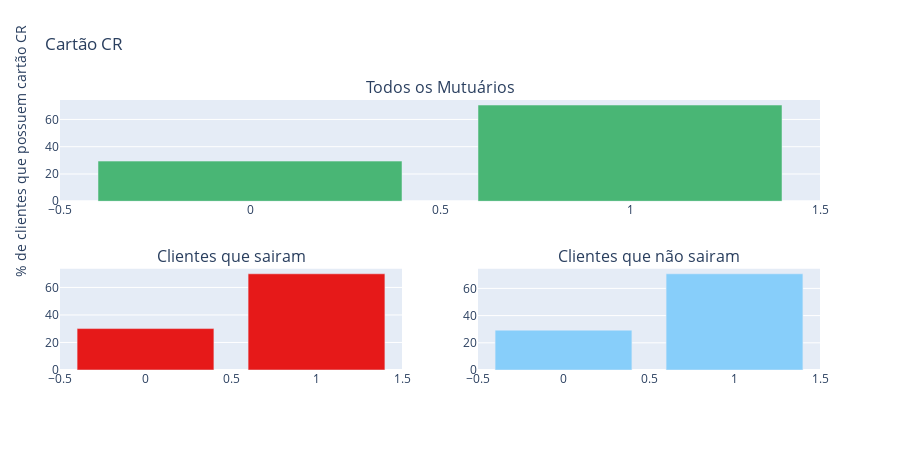

Source (notebook cell):
### Markdown cell above
### 2.4.4 Cartão CR

### Code cell
trace0, trace1, trace2 =  draw_bar_plot_vert("HasCrCard", df)
fig = tools.make_subplots(rows=2, cols=2, specs=[[{'colspan': 2}, None], [{}, {}]], print_grid=False,
                          subplot_titles = ["Todos os Mutuários", "Clientes que sairam" ,"Clientes que não sairam"])
fig.append_trace(trace0, 1, 1)
fig.append_trace(trace1, 2, 1);
fig.append_trace(trace2, 2, 2);
fig['layout'].update(height=450, width= 900, showlegend=False, margin=dict(l=60), title = "Cartão CR");
fig['layout']['yaxis'].update(title="% de clientes que possuem cartão CR");
iplot(fig);

### Figure 1 — Plotly figure (JSON) as saved in the notebook; plotly's stock layout.template omitted (floating-point values rounded to 4 significant figures)
{"data": [{"marker": {"color": "#49b675"}, "name": "All", "type": "bar", "x": [1, 0], "xaxis": "x", "y": [70.55, 29.45], "yaxis": "y"}, {"marker": {"color": "#e61919"}, "name": "Exited = 1", "type": "bar", "x": [1, 0], "xaxis": "x2", "y": [69.91, 30.09], "yaxis": "y2"}, {"marker": {"color": "#87cefa"}, "name": "Exited = 0", "type": "bar", "x": [1, 0], "xaxis": "x3", "y": [70.71, 29.29], "yaxis": "y3"}], "layout": {"annotations": [{"font": {"size": 16}, "showarrow": false, "text": "Todos os Mutuários", "x": 0.5, "xanchor": "center", "xref": "paper", "y": 1, "yanchor": "bottom", "yref": "paper"}, {"font": {"size": 16}, "showarrow": false, "text": "Clientes que sairam", "x": 0.225, "xanchor": "center", "xref": "paper", "y": 0.375, "yanchor": "bottom", "yref": "paper"}, {"font": {"size": 16}, "showarrow": false, "text": "Clientes que não sairam", "x": 0.775, "xanchor": "center", "xref": "paper", "y": 0.375, "yanchor": "bottom", "yref": "paper"}], "height": 450, "margin": {"l": 60}, "showlegend": false, "title": {"text": "Cartão CR"}, "width": 900, "xaxis": {"anchor": "y", "domain": [0, 1]}, "xaxis2": {"anchor": "y2", "domain": [0, 0.45]}, "xaxis3": {"anchor": "y3", "domain": [0.55, 1]}, "yaxis": {"anchor": "x", "domain": [0.625, 1], "title": {"text": "% de clientes que possuem cartão CR"}}, "yaxis2": {"anchor": "x2", "domain": [0, 0.375]}, "yaxis3": {"anchor": "x3", "domain": [0, 0.375]}}}
